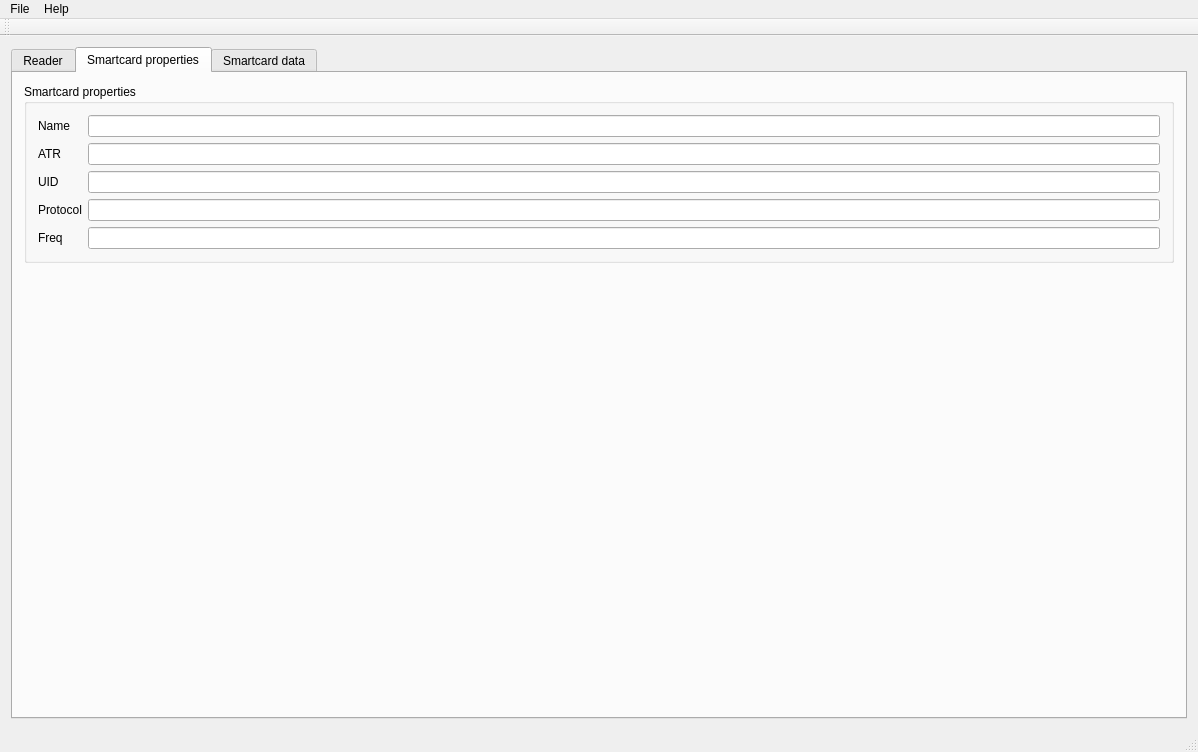
<?xml version="1.0" encoding="UTF-8"?>
<ui version="4.0">
 <class>MainWindow</class>
 <widget class="QMainWindow" name="MainWindow">
  <property name="geometry">
   <rect>
    <x>0</x>
    <y>0</y>
    <width>1198</width>
    <height>752</height>
   </rect>
  </property>
  <property name="windowTitle">
   <string>MainWindow</string>
  </property>
  <widget class="QWidget" name="centralWidget">
   <layout class="QGridLayout" name="gridLayout">
    <item row="0" column="0">
     <widget class="QTabWidget" name="tabWidget">
      <property name="currentIndex">
       <number>1</number>
      </property>
      <widget class="QWidget" name="tab_general">
       <attribute name="title">
        <string>Reader</string>
       </attribute>
       <layout class="QVBoxLayout" name="verticalLayout">
        <item>
         <widget class="QGroupBox" name="groupBox">
          <property name="title">
           <string>Reader properties</string>
          </property>
          <layout class="QGridLayout" name="gridLayout_3">
           <item row="0" column="0">
            <layout class="QHBoxLayout" name="horizontalLayout_2">
             <item>
              <widget class="QLabel" name="label">
               <property name="text">
                <string>Firmware</string>
               </property>
              </widget>
             </item>
             <item>
              <widget class="QLineEdit" name="lineEdit"/>
             </item>
             <item>
              <widget class="QLabel" name="label_2">
               <property name="text">
                <string>Op Mode</string>
               </property>
              </widget>
             </item>
             <item>
              <widget class="QLineEdit" name="lineEdit_2"/>
             </item>
             <item>
              <widget class="QLabel" name="label_3">
               <property name="text">
                <string>Lib</string>
               </property>
              </widget>
             </item>
             <item>
              <widget class="QLineEdit" name="lineEdit_3">
               <property name="text">
                <string/>
               </property>
              </widget>
             </item>
             <item>
              <widget class="QLabel" name="label_4">
               <property name="text">
                <string>Port</string>
               </property>
              </widget>
             </item>
             <item>
              <widget class="QLineEdit" name="lineEdit_4"/>
             </item>
            </layout>
           </item>
           <item row="1" column="0">
            <layout class="QGridLayout" name="gridLayout_2">
             <item row="0" column="0">
              <widget class="QLabel" name="label_5">
               <property name="text">
                <string>USB serial no.</string>
               </property>
              </widget>
             </item>
             <item row="0" column="3">
              <widget class="QLineEdit" name="lineEdit_6"/>
             </item>
             <item row="0" column="2">
              <widget class="QLabel" name="label_6">
               <property name="text">
                <string>Status</string>
               </property>
              </widget>
             </item>
             <item row="0" column="1">
              <widget class="QLineEdit" name="lineEdit_serialNumber">
               <property name="text">
                <string/>
               </property>
              </widget>
             </item>
            </layout>
           </item>
          </layout>
          <zorder></zorder>
         </widget>
        </item>
       </layout>
      </widget>
      <widget class="QWidget" name="tab">
       <attribute name="title">
        <string>Smartcard properties</string>
       </attribute>
       <layout class="QFormLayout" name="formLayout">
        <item row="0" column="0" colspan="2">
         <widget class="QGroupBox" name="groupBox_2">
          <property name="title">
           <string>Smartcard properties</string>
          </property>
          <layout class="QFormLayout" name="formLayout_2">
           <item row="0" column="0">
            <widget class="QLabel" name="label_7">
             <property name="text">
              <string>Name</string>
             </property>
            </widget>
           </item>
           <item row="0" column="1">
            <widget class="QLineEdit" name="lineEdit_7">
             <property name="text">
              <string/>
             </property>
            </widget>
           </item>
           <item row="1" column="0">
            <widget class="QLabel" name="label_8">
             <property name="text">
              <string>ATR</string>
             </property>
            </widget>
           </item>
           <item row="1" column="1">
            <widget class="QLineEdit" name="lineEdit_ATR">
             <property name="text">
              <string/>
             </property>
            </widget>
           </item>
           <item row="2" column="0">
            <widget class="QLabel" name="label_9">
             <property name="text">
              <string>UID</string>
             </property>
            </widget>
           </item>
           <item row="2" column="1">
            <widget class="QLineEdit" name="lineEdit_UID">
             <property name="text">
              <string/>
             </property>
            </widget>
           </item>
           <item row="3" column="0">
            <widget class="QLabel" name="label_10">
             <property name="text">
              <string>Protocol</string>
             </property>
            </widget>
           </item>
           <item row="3" column="1">
            <widget class="QLineEdit" name="lineEdit_10">
             <property name="text">
              <string/>
             </property>
            </widget>
           </item>
           <item row="4" column="0">
            <widget class="QLabel" name="label_11">
             <property name="text">
              <string>Freq</string>
             </property>
            </widget>
           </item>
           <item row="4" column="1">
            <widget class="QLineEdit" name="lineEdit_11">
             <property name="text">
              <string/>
             </property>
            </widget>
           </item>
          </layout>
         </widget>
        </item>
       </layout>
      </widget>
      <widget class="QWidget" name="tab_2">
       <attribute name="title">
        <string>Smartcard data</string>
       </attribute>
      </widget>
     </widget>
    </item>
   </layout>
  </widget>
  <widget class="QMenuBar" name="menuBar">
   <property name="geometry">
    <rect>
     <x>0</x>
     <y>0</y>
     <width>1198</width>
     <height>25</height>
    </rect>
   </property>
   <widget class="QMenu" name="menuFile">
    <property name="title">
     <string>File</string>
    </property>
    <addaction name="actionExit"/>
    <addaction name="actionTest"/>
   </widget>
   <widget class="QMenu" name="menuHelp">
    <property name="title">
     <string>Help</string>
    </property>
    <addaction name="actionAbout"/>
   </widget>
   <addaction name="menuFile"/>
   <addaction name="menuHelp"/>
  </widget>
  <widget class="QToolBar" name="mainToolBar">
   <attribute name="toolBarArea">
    <enum>TopToolBarArea</enum>
   </attribute>
   <attribute name="toolBarBreak">
    <bool>false</bool>
   </attribute>
  </widget>
  <widget class="QStatusBar" name="statusBar"/>
  <action name="actionExit">
   <property name="text">
    <string>Exit</string>
   </property>
  </action>
  <action name="actionAbout">
   <property name="text">
    <string>About</string>
   </property>
  </action>
  <action name="actionTest">
   <property name="text">
    <string>test</string>
   </property>
  </action>
 </widget>
 <layoutdefault spacing="6" margin="11"/>
 <resources/>
 <connections/>
</ui>
